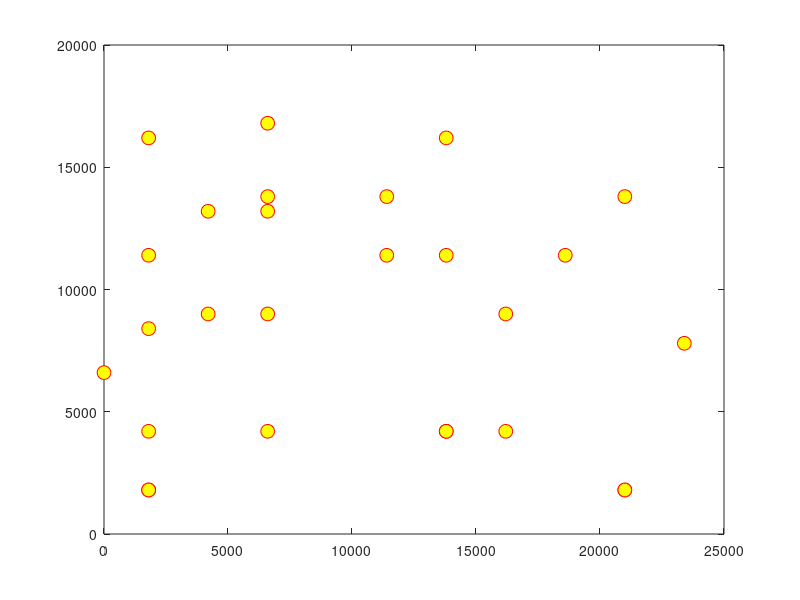

Reproduce this figure in MATLAB. (Note: this script raises an error after producing the figure.)
outfileID = fopen('Maze_traces_5000.txt', 'w');

time = 5000;

start_x = [0; 6600; 1800; 1800; 1800; ... 
    1800; 1800; 4200; 1800; 6600; ...
    4200; 11400; 6600; 6600; 6600; ...
    11400; 13800; 13800; 16200; 16200; ...
    13800; 18600; 13800; 21000; 21000; ...
    21000; 23400];

start_y = [6600; 4200; 4200; 1800; 1800; ...
    8400; 16200; 13200; 11400; 9000; ...
    9000; 11400; 16800; 13200; 13800; ...
    13800; 4200; 4200; 4200; 9000; ...
    11400; 11400; 16200; 1800; 1800; ...
    13800; 7800];

end_x = [7200; 6600; 6600; 1800; 9600; ...
    1800; 4200; 4200; 11400; 6600; ...
    6600; 11400; 11400; 6600; 9000; ...
    16200; 13800; 16200; 16200; 21000; ...
    18600; 18600; 18600; 24000; 21000; ...
    24000; 23400];

end_y = [6600; 6600; 4200; 4200; 1800; ...
    16800; 16200; 16200; 11400; 11400; ...
    9000; 16800; 16800; 16800; 13800; ...
    13800; 13800; 4200; 9000; 9000; ...
    11400; 16800; 16200; 1800; 16800; ...
    13800; 16800];
    
nodes = length(start_x);
    
    

%start_x = [0; 2];

%start_y = [0; 2];

%end_x = [5; 2];

%end_y = [0; 7];

speed = 20*ones(nodes, 1);


final_output_x = start_x;
final_output_y = start_y;

end_temp_x = end_x;
end_temp_y = end_y;


for t = 2:time
    for i = 1:nodes
        
        new_x = final_output_x(i,t-1);
        new_y = final_output_y(i,t-1);
        
        if (start_x(i)==end_x(i))
            direction(i) = sign(end_temp_y(i)-new_y);
            if (direction(i) ==0)
                if (direction_old(i) > 0)
                    end_temp_y(i) = start_y(i);
                else
                    end_temp_y(i) = end_y(i);
                end
                direction(i) = -direction_old(i);
            end
            direction_old(i) = direction(i);
            
            new_y = new_y + (speed(i)*direction(i));
            if (direction(i)<0 && new_y<end_temp_y(i))
                end_temp_y(i) = end_y(i);
                new_y = start_y(i) + abs(start_y(i)-new_y);
            end
            if (direction(i)>0 && new_y>end_temp_y(i))
                end_temp_y(i) = start_y(i);
                new_y = end_y(i) - abs(new_y-end_y(i));
            end  
        end
        if (start_y(i)==end_y(i))
            direction(i) = sign(end_temp_x(i)-new_x);
            if (direction(i) ==0)
                if (direction_old(i) > 0)
                    end_temp_x(i) = start_x(i);
                else
                    end_temp_x(i) = end_x(i);
                end
                direction(i) = -direction_old(i);
            end
            direction_old(i) = direction(i);
            new_x = new_x + (speed(i)*direction(i));
            if (direction(i)<0 && new_x<end_temp_x(i))
                end_temp_x(i) = end_x(i);
                new_x = start_x(i) + abs(start_x(i)-new_x);
            end
            if (direction(i)>0 && new_x>end_temp_x(i))
                end_temp_x(i) = start_x(i);
                new_x = end_x(i) - abs(new_x-end_x(i));
            end    
        end
        final_output_x(i,t) = new_x; 
        final_output_y(i,t) = new_y;
        
    end
end



fprintf(outfileID, 'Settings === Total time = %d, Number of Nodes = %d, Speed = %d\n', [time, nodes, speed(1)]);
fprintf(outfileID, 'Time\t Node\t Pos_X\t Pos_Y\n');

for t = 1:time
    for i = 1:nodes
        fprintf(outfileID, '%d \t %d \t %d \t %d\n', [t, i, final_output_x(i,t), final_output_y(i,t)]);
    end
end
fclose(outfileID);

figure(1);
set(gcf,'Renderer','OpenGL'); 
h = plot(final_output_x(:,1)', final_output_y(:,1)','o', 'MarkerSize', 10, 'MarkerEdgeColor', 'r', 'MarkerFaceColor', 'y');
set(h,'EraseMode','normal');
xlim([0,25200]);
ylim([0,18000]);

% Animation Loop
for t = 2:time
    set(h,'XData',final_output_x(:,t));
    set(h,'YData',final_output_y(:,t));
    drawnow;
end


